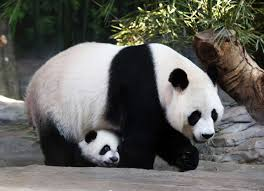
#> input picture CNN/input_data/pandas.jpeg, 264 x 191 px
$ jupyter execute q-1.ipynb   (Python 2 division)
#> lines starting #> are read from the running program, lines starting #| are printed output that depends on the picture; after the words box and inside, x2 and y2 are one past the last pixel; in counts of white or black regions, pixels touching at a corner belong together
[cell 1]
import numpy as np
import pandas as pd
import matplotlib.image as mpimg
import matplotlib.pyplot as plt
import cv2

[cell 2]
img = mpimg.imread('../input_data/pandas.jpeg',0)
#> img is the input picture: shape (191, 264, 3); mean R, G, B 97.4, 97.1, 92.4
img = cv2.resize(img, (32, 32))
#> img: shape (32, 32, 3)
print img.shape
#| (32, 32, 3)
plt.imshow(img)

[cell 3]
def rgb2gray(rgb):
    return np.dot(rgb[...,:3], [0.299, 0.587, 0.114])
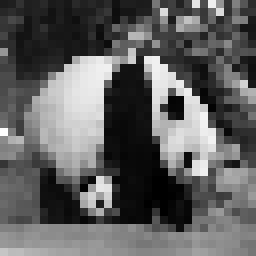
#> returned value: shape (32, 32) float64 (shown 8 times larger); min 0, max 254.1, mean 96.2

[cell 4]
img=rgb2gray(img)
print img.shape
#| (32, 32)
fig, ax = plt.subplots(figsize = (4,6))
plt.imshow(img)
plt.show()

[cell 5]
def kernel(size):
    filtr=np.random.randn(size,size)
    return filtr

[cell 6]
def sigmoid(value):
    a = np.exp(-value)
    return 1.0/ (1.0 + a)

def tanh(x):
    return np.tanh(x)

def Relu(x):
#     return x * (x > 0)
    return np.maximum(0,x)

[cell 7]
def create_convolved_feature(img,filtr, function):
    img_rows,img_cols=img.shape
    fil_rows,fil_cols=filtr.shape
    bias = np.random.randn(img_rows-fil_rows+1,img_cols-fil_cols+1)
    result=np.zeros((img_rows-fil_rows+1,img_cols-fil_cols+1))
    for i in range(0,img_rows-fil_rows+1):
        for j in range(0,img_cols-fil_cols+1):
            submat=img[i:i+fil_rows,j:j+fil_cols]
            result[i][j]=np.sum(np.multiply(submat,filtr)) + bias[i][j]

#     result = np.sum(result,bias)
    result = applyNonLinearity(result, function)
    result = np.array(result)
    return result

[cell 8]
def applyNonLinearity(convolution_list, function):
    new_conv_list = []
    for one_conv in convolution_list:
        one_conv = function(one_conv)
        new_conv_list.append(one_conv)
    new_conv_list=np.array(new_conv_list)
    return new_conv_list

[cell 9]
def create_cube(img,filtr,depth_of_cube, function):
#> called with filtr = array of shape (5, 5), depth_of_cube = 6
    cube=[]
    for i in range(depth_of_cube):
        filtr=kernel(5)
        result=create_convolved_feature(img,filtr, function)
        cube.append(result)
#> after the loop, cube = 6 items
#| cube at level 1:  (6, 28, 28)
    cube=np.array(cube)
    return cube

[cell 10]
def displayCube(cube):
    depth = cube.shape[0]
#> depth = 6
    rows = 2
    cols = depth // rows
#> cols = 3
    f, axarr = plt.subplots(rows, cols, figsize=(8,8))
    r, c = 0, 0
    for d in cube:
        axarr[r,c].imshow(d)
        c += 1
        if c == cols:
            r += 1
            c = 0
#> this loop made 6 passes
#> r on passes 3, 6: 1, 2
#> after the loop, c = 0; r = 2

[cell 11]
def max_pooling_single(matrix):
    matrix_rows,matrix_cols = matrix.shape
    half = matrix_rows/2
    max_pool_matrix = np.zeros((half,half))
    r, c = 0,0
    for i in range(0,matrix_rows,2): #0,1,2
        for j in range(0,matrix_rows,2): #0,1,2
            submat = matrix[i: i + 2, j : j + 2] #0:2, 0:2
            maxi = np.max(submat)
            max_pool_matrix[r][c] = maxi
            c += 1
            if c == half:
                c = 0
                r += 1
    return max_pool_matrix

[cell 12]
def max_pooling(cube):
    length=len(cube)
    result=[]
    for i in range(length):
        temp=max_pooling_single(cube[i])
        result.append(temp)
    result=np.array(result)
    return result

[cell 13]
def create_filtr_cube(size,times):
    filtr_cube1=[]
    for i in range(times):
        filtr_temp=kernel(size)
        filtr_cube1.append(filtr_temp)
    filtr_cube1=np.array(filtr_cube1)
    return filtr_cube1

[cell 14]
def create_cube_from_cubic_filter(img_cube,filtr_cube,depth_of_new_cube,function):
    img_depth,img_rows,img_cols=img_cube.shape
    fil_depth,fil_rows,fil_cols=filtr_cube.shape
    result_cube=[]
    for d in range(depth_of_new_cube):
        filtr_cube=create_filtr_cube(fil_rows,fil_depth)
        convs=[]
        for i in range(fil_depth):
            convs.append(create_convolved_feature(img_cube[i],filtr_cube[i], function))
        convs=np.array(convs)
        d_x,r_x,c_x=np.shape(convs)
        temp_convolv=np.zeros((r_x,c_x))
        bias = np.random.randn(r_x,c_x)
        for a in range(r_x):
            for b in range(c_x):
                val=0
                for d in range(d_x):
                    val+=convs[d][a][b]
                temp_convolv[a][b]=val+bias[a][b]
#         temp_convolv=np.sum(temp_convolv,bias)
        temp_convolv=applyNonLinearity(temp_convolv, function)
        result_cube.append(temp_convolv)
    result_cube=np.array(result_cube)
    return result_cube

[cell 15]
def softmax(x):
    """Compute softmax values for each sets of scores in x."""
    e_x = np.exp(x - np.max(x))
    return e_x / e_x.sum(axis=0)

# Relu

[cell 16]
filtr=kernel(5)

[cell 17]
cube1=create_cube(img,filtr,6, Relu)

# cube1=applyNonLinearity(cube1, Relu)

[cell 18]
print "filter dimentions: ",filtr.shape
print "cube at level 1: ",cube1.shape
displayCube(cube1)

[cell 19]
cube1=max_pooling(cube1)
#> in max_pooling, `length=len(cube)`: length = 6
#> after the loop in max_pooling, `for i in range(length):`: result = 6 items
print "cube dimension after max-pooling: ",cube1.shape
#| cube dimension after max-pooling:  (6, 14, 14)

[cell 20]
print "cube after max-pooling"
displayCube(cube1)
#> the loop in displayCube (call 2), `for d in cube:` made 6 passes
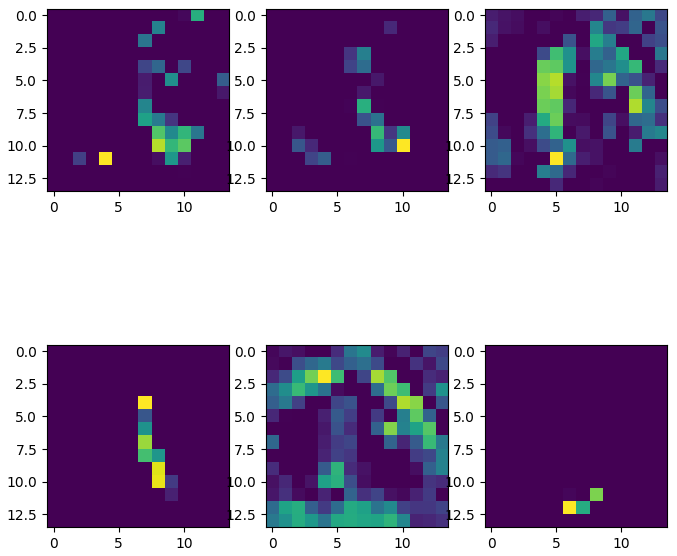
#> figure drawn by matplotlib, 6 panels

[cell 21]
filtr_cube1=create_filtr_cube(5,6)
cube2=create_cube_from_cubic_filter(cube1,filtr_cube1,16,Relu)
#> after the loop in create_cube_from_cubic_filter, `for d in range(depth_of_new_cube):`: result_cube = 16 items

[cell 22]
print "Filter cube dimension: ",filtr_cube1.shape
print "Cube at level 2: ", cube2.shape
#| Cube at level 2:  (16, 10, 10)
displayCube(cube2)
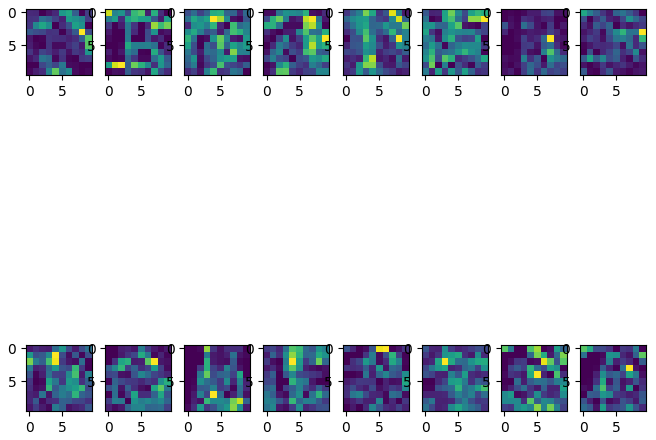
#> figure drawn by matplotlib, 16 panels

[cell 23]
cube2=max_pooling(cube2)
print "cube dimension after max-pooling: ",cube2.shape
#| cube dimension after max-pooling:  (16, 5, 5)

[cell 24]
print "cube after max-pooling"
displayCube(cube2)

[cell 25]
#flattening
# 5X5X16 120 filters
filtr_cube2=create_filtr_cube(5,16)
cube3=create_cube_from_cubic_filter(cube2,filtr_cube2,120,Relu)
print cube3.shape
#| (120, 1, 1)
print cube3.flatten().shape
#| (120,)
full_connection_layer1=cube3.flatten()
full_connection_layer1=np.array(full_connection_layer1)

[cell 26]
rand_wt2=np.random.randn(84,120)
fc2_bias_r=np.random.randn(84)

full_connection_layer3=np.dot(rand_wt2,full_connection_layer1)+fc2_bias_r
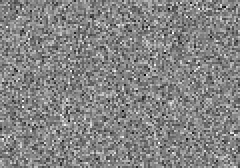
#> rand_wt2: shape (84, 120) float64 (shown 2 times larger); min -3.98, max 3.68, mean 0.00251; drawn with min black and max white
full_connection_layer3=applyNonLinearity(full_connection_layer3,Relu)
print "Dimensions of FC-layer2: ",full_connection_layer3.shape
#| Dimensions of FC-layer2:  (84,)
# print full_connection_layer3_t

[cell 27]
#gaussian
# print full_connection_layer3.shape[0]
rand_wt3=np.random.randn(10,84)
full_connection_layer4=np.zeros((10,1))
for i in range(10):
    full_connection_layer4[i,0] = np.sum((full_connection_layer3-rand_wt3[i])**2)
# full_connection_layer4_t=applyNonLinearity(full_connection_layer4_t, tanh)
print "Dimensions of final output layer: ",full_connection_layer4.shape
#| Dimensions of final output layer:  (10, 1)
# print full_connection_layer4

[cell 28]
probability=softmax(full_connection_layer4)
print "Final output"
print probability
#| [[0.]
#|  [0.]
#|  [0.]
#|  [0.]
#|  [0.]
#|  [1.]
#|  [0.]
#|  [0.]
#|  [0.]
#|  [0.]]

# tanh

[cell 29]
filtr_t=kernel(5)

[cell 30]
cube1_t=create_cube(img,filtr_t,6, tanh)
#> the loop in create_cube (call 2), `for i in range(depth_of_cube):` made 6 passes
#> pass 1, in create_cube (call 2), `result=create_convolved_feature(img,filtr, function)`:
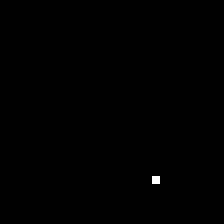
#> result: shape (28, 28) float64 (shown 8 times larger); values -1 (black) and -1 (white), 0.13% white in thin lines or dots, all inside (x1, y1, x2, y2) = (19, 22, 20, 23)
# cube1_t=applyNonLinearity(cube1_t, tanh)

[cell 31]
print "filter dimentions: ",filtr_t.shape
print "cube at level 1: ",cube1_t.shape
#| cube at level 1:  (6, 28, 28)
displayCube(cube1_t)

[cell 32]
cube1_t=max_pooling(cube1_t)
print "cube dimension after max-pooling: ",cube1_t.shape
#| cube dimension after max-pooling:  (6, 14, 14)

[cell 33]
print "cube after max-pooling"
displayCube(cube1_t)

[cell 34]
filtr_cube1_t=create_filtr_cube(5,6)
cube2_t=create_cube_from_cubic_filter(cube1_t,filtr_cube1_t,16,tanh)

[cell 35]
print "Filter cube dimension: ",filtr_cube1_t.shape
print "Cube at level 2: ", cube2_t.shape
#| Cube at level 2:  (16, 10, 10)
displayCube(cube2_t)

[cell 36]
cube2_t=max_pooling(cube2_t)
print "cube dimension after max-pooling: ",cube2_t.shape
#| cube dimension after max-pooling:  (16, 5, 5)

[cell 37]
print "cube after max-pooling"
displayCube(cube2_t)

[cell 38]
#flattening
# 5X5X16 120 filters
filtr_cube2_t=create_filtr_cube(5,16)
cube3_t=create_cube_from_cubic_filter(cube2_t,filtr_cube2_t,120,tanh)
print cube3_t.shape
#| (120, 1, 1)
print cube3_t.flatten().shape
#| (120,)
full_connection_layer1_t=cube3_t.flatten()
full_connection_layer1_t=np.array(full_connection_layer1_t)

[cell 39]
rand_wt2_t=np.random.randn(84,120)
fc2_bias=np.random.randn(84)
full_connection_layer3_t=np.dot(rand_wt2_t,full_connection_layer1_t)+fc2_bias
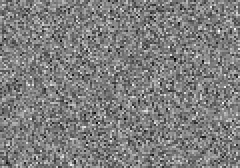
#> rand_wt2_t: shape (84, 120) float64 (shown 2 times larger); min -3.75, max 3.82, mean 0.0137; drawn with min black and max white
full_connection_layer3_t=applyNonLinearity(full_connection_layer3_t,tanh)
print "Dimensions of FC-layer2: ",full_connection_layer3_t.shape
#| Dimensions of FC-layer2:  (84,)
# print full_connection_layer3_t

[cell 40]
#gaussian
rand_wt3_t=np.random.randn(10,84)
full_connection_layer4_t=np.zeros((10,1))
for i in range(10):
    full_connection_layer4_t[i,0] = np.sum((full_connection_layer3_t-rand_wt3_t[i])**2)
# full_connection_layer4_t=applyNonLinearity(full_connection_layer4_t, tanh)
print "Dimensions of final output layer: ",full_connection_layer4_t.shape
#| Dimensions of final output layer:  (10, 1)
# print full_connection_layer4_t

[cell 41]
probability=softmax(full_connection_layer4_t)
print "Final output"
print probability
#| [[5.27729552e-23]
#|  [1.96373191e-07]
#|  [5.73367089e-27]
#|  [3.50546273e-26]
#|  [9.99999804e-01]
#|  [1.95761669e-14]
#|  [9.29694030e-26]
#|  [7.28061263e-15]
#|  [2.66642753e-25]
#|  [1.48577562e-24]]

# Sigmoid

[cell 42]
filtr_s=kernel(5)

[cell 43]
cube1_s=create_cube(img,filtr_s,6, sigmoid)
#> the loop in create_cube (call 3), `for i in range(depth_of_cube):` made 6 passes
#> pass 1, in create_cube (call 3), `result=create_convolved_feature(img,filtr, function)`:
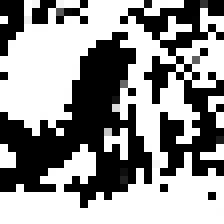
#> result: shape (28, 28) float64 (shown 8 times larger); min 0, max 1, mean 0.578
# cube1_s=applyNonLinearity(cube1_s, sigmoid)
# print cube1_s

[cell 44]
print "filter dimentions: ",filtr_s.shape
print "cube at level 1: ",cube1_s.shape
#| cube at level 1:  (6, 28, 28)
displayCube(cube1_s)

[cell 45]
cube1_s=max_pooling(cube1_s)
print "cube dimension after max-pooling: ",cube1_s.shape
#| cube dimension after max-pooling:  (6, 14, 14)

[cell 46]
print "cube after max-pooling"
displayCube(cube1_s)

[cell 47]
filtr_cube1_s=create_filtr_cube(5,6)
cube2_s=create_cube_from_cubic_filter(cube1_s,filtr_cube1_s,16,sigmoid)

[cell 48]
print "Filter cube dimension: ",filtr_cube1_s.shape
print "Cube at level 2: ", cube2_s.shape
#| Cube at level 2:  (16, 10, 10)
displayCube(cube2_s)
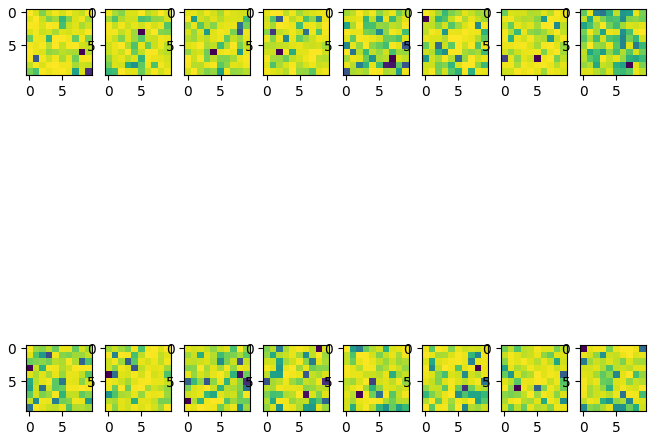
#> figure drawn by matplotlib, 16 panels

[cell 49]
cube2_s=max_pooling(cube2_s)
print "cube dimension after max-pooling: ",cube2_s.shape
#| cube dimension after max-pooling:  (16, 5, 5)

[cell 50]
print "cube after max-pooling"
displayCube(cube2_s)
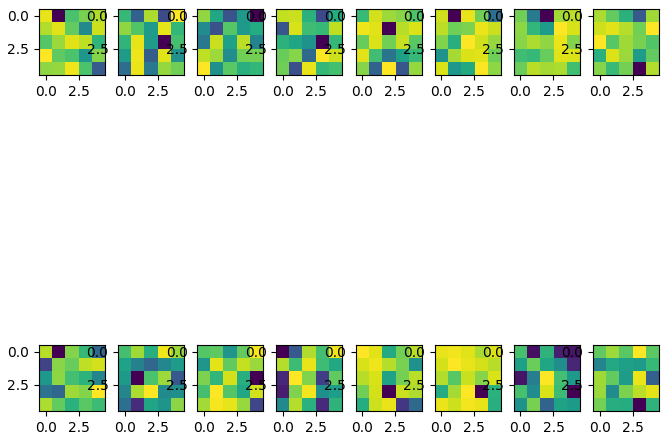
#> figure drawn by matplotlib, 16 panels

[cell 51]
#flattening
# 5X5X16 120 filters
filtr_cube2_s=create_filtr_cube(5,16)
cube3_s=create_cube_from_cubic_filter(cube2_s,filtr_cube2_s,120,sigmoid)
print cube3_s.shape
#| (120, 1, 1)
print cube3_s.flatten().shape
#| (120,)
full_connection_layer1_s=cube3_s.flatten()
full_connection_layer1_s=np.array(full_connection_layer1_s)

[cell 52]
rand_wt2_s=np.random.randn(84,120)
fc2_bias_s=np.random.randn(84)
full_connection_layer3_s=np.dot(rand_wt2_s,full_connection_layer1_s)+fc2_bias_s
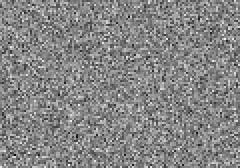
#> rand_wt2_s: shape (84, 120) float64 (shown 2 times larger); min -3.98, max 3.58, mean -0.00472; drawn with min black and max white
full_connection_layer3_s=applyNonLinearity(full_connection_layer3_s,sigmoid)
print "Dimensions of FC-layer2: ",full_connection_layer3_s.shape
#| Dimensions of FC-layer2:  (84,)
# print full_connection_layer3_t

[cell 53]
#gaussian
rand_wt3_s=np.random.randn(10,84)
full_connection_layer4_s=np.zeros((10,1))
for i in range(10):
    full_connection_layer4_s[i,0] = np.sum((full_connection_layer3_s-rand_wt3_s[i])**2)
# full_connection_layer4_t=applyNonLinearity(full_connection_layer4_t, tanh)
print "Dimensions of final output layer: ",full_connection_layer4_s.shape
#| Dimensions of final output layer:  (10, 1)
# print full_connection_layer4_s

[cell 54]
probability=softmax(full_connection_layer4_s)
print "Final output"
print probability
#| [[1.00000000e+00]
#|  [1.91901895e-38]
#|  [1.21955497e-24]
#|  [3.80226012e-28]
#|  [4.92368251e-24]
#|  [1.09916241e-30]
#|  [7.06866019e-13]
#|  [1.10945026e-21]
#|  [9.17232781e-32]
#|  [2.45030128e-14]]
